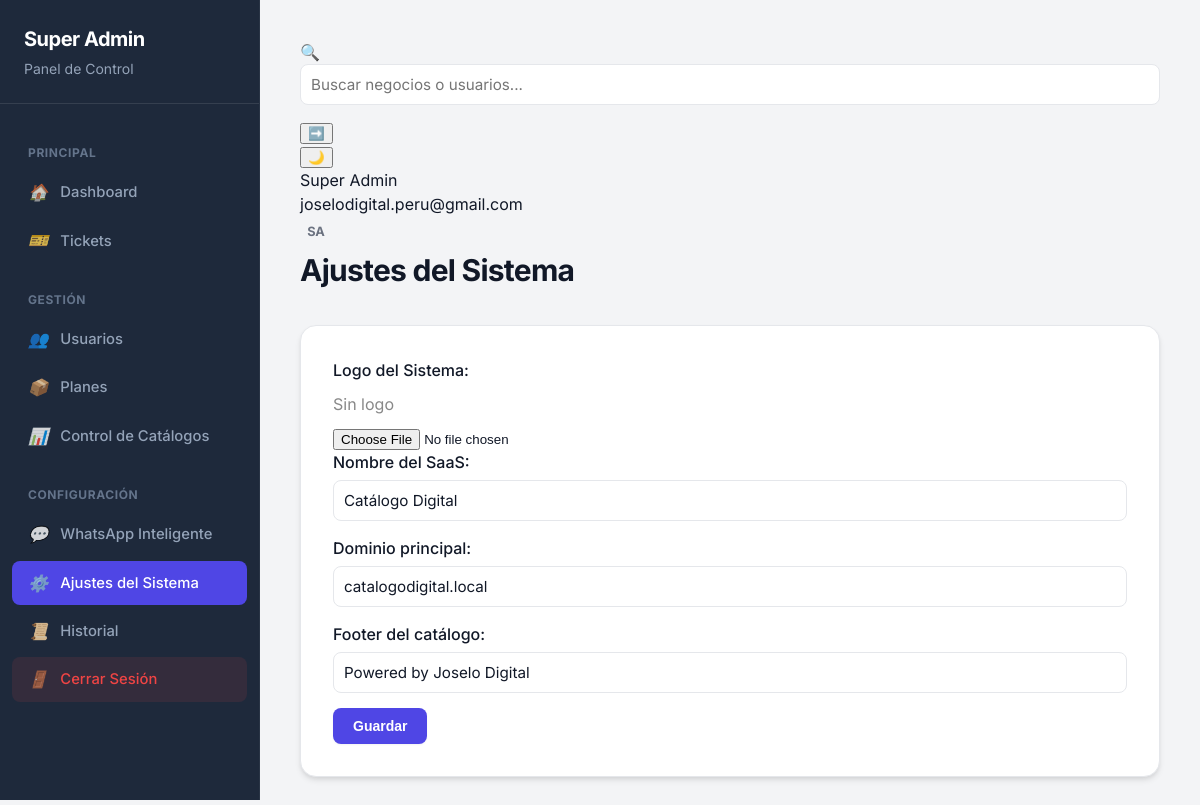
The app's page /index.php?view=system_settings (signed in) with its own data.
### tables this page shows
CREATE TABLE IF NOT EXISTS app_settings (
    id INT AUTO_INCREMENT PRIMARY KEY,
    saas_name VARCHAR(150) NOT NULL,
    main_domain VARCHAR(255) NOT NULL,
    system_logo VARCHAR(255),
    footer_text VARCHAR(255) NOT NULL,
    updated_at TIMESTAMP DEFAULT CURRENT_TIMESTAMP ON UPDATE CURRENT_TIMESTAMP
);

### views/system_settings.php (the view, shortened to what this page needs)
<?php
try {
    $stmt = $pdo->query("SELECT * FROM app_settings WHERE id = 1");
    $settings = $stmt->fetch(PDO::FETCH_ASSOC);
} catch (PDOException $e) {
    try {
        $pdo->exec("
            CREATE TABLE IF NOT EXISTS app_settings (
                id INT AUTO_INCREMENT PRIMARY KEY,
                saas_name VARCHAR(150) NOT NULL,
                main_domain VARCHAR(255) NOT NULL,
                system_logo VARCHAR(255),
                footer_text VARCHAR(255) NOT NULL,
                updated_at TIMESTAMP DEFAULT CURRENT_TIMESTAMP ON UPDATE CURRENT_TIMESTAMP
            ) ENGINE=InnoDB DEFAULT CHARSET=utf8mb4;
        ");
        $stmtIns = $pdo->prepare("
            INSERT INTO app_settings (id, saas_name, main_domain, system_logo, footer_text)
            VALUES (1, ?, ?, NULL, ?)
            ON DUPLICATE KEY UPDATE id = id
        ");
        $stmtIns->execute(['Catálogo Digital', 'catalogodigital.local', 'Powered by Joselo Digital']);
        $stmt = $pdo->query("SELECT * FROM app_settings WHERE id = 1");
        $settings = $stmt->fetch(PDO::FETCH_ASSOC);
    } catch (PDOException $e2) {
        $settings = false;
    }
}
?>
<!DOCTYPE html>
<html lang="es">
<head>
    <link rel="stylesheet" href="public/css/style.css">
</head>
<body class="admin-body">
    <?php include 'views/partials/sidebar_super.php'; ?>
    <div class="content">
        <?php include 'views/partials/topbar_super.php'; ?>
        <div style="display:flex; justify-content:space-between; align-items:center;">
            <h1>Ajustes del Sistema</h1>
        </div>
        <div class="card">
            <form action="actions/system_settings_update.php" method="POST" enctype="multipart/form-data">
                <label>Logo del Sistema:</label>
                <div class="preview">
                    <?php if(!empty($settings['system_logo'])): ?>
                        <img src="public/uploads/<?php echo htmlspecialchars($settings['system_logo']); ?>" alt="Logo">
                    <?php else: ?>
                        <span style="color:#888;">Sin logo</span>
                    <?php endif; ?>
                </div>
                <input type="file" name="system_logo" accept="image/*">
                <label>Nombre del SaaS:</label>
                <input type="text" name="saas_name" value="<?php echo htmlspecialchars($settings['saas_name']); ?>" required>
                <label>Dominio principal:</label>
                <input type="text" name="main_domain" value="<?php echo htmlspecialchars($settings['main_domain']); ?>" required>
                <label>Footer del catálogo:</label>
                <input type="text" name="footer_text" value="<?php echo htmlspecialchars($settings['footer_text']); ?>" required>
                <button type="submit" class="btn btn-blue">Guardar</button>
            </form>
        </div>
    </div>
</body>
</html>

### public/css/style.css (style rules this page uses)
:root { --primary-color: #4f46e5; --primary-hover: #4338ca; --secondary-color: #64748b; --success-color: #10b981; --danger-color: #ef4444; --warning-color: #f59e0b; --bg-body: #f3f4f6; --bg-card: #ffffff; --text-main: #111827; --text-muted: #6b7280; --border-color: #e5e7eb; --sidebar-bg: #1e293b; --sidebar-text: #94a3b8; --sidebar-active: #3b82f6; --sidebar-active-bg: rgba(59, 130, 246, 0.1); --shadow-sm: 0 1px 2px 0 rgba(0, 0, 0, 0.05); --shadow-md: 0 4px 6px -1px rgba(0, 0, 0, 0.1), 0 2px 4px -1px rgba(0, 0, 0, 0.06); --shadow-lg: 0 10px 15px -3px rgba(0, 0, 0, 0.1), 0 4px 6px -2px rgba(0, 0, 0, 0.05); }
* { box-sizing: border-box; }
body { font-family: 'Inter', sans-serif; margin: 0; padding: 0; background-color: var(--bg-body); color: var(--text-main); line-height: 1.5; -webkit-font-smoothing: antialiased; }
.admin-body { display: flex; min-height: 100vh; }
.content { flex: 1; padding: 40px; overflow-y: auto; max-width: 1600px; margin: 0 auto; }
h1 { margin-top: 0; color: var(--text-main); font-size: 1.875rem; font-weight: 700; margin-bottom: 32px; letter-spacing: -0.025em; }
.card { background: var(--bg-card); padding: 32px; border-radius: 16px; box-shadow: var(--shadow-md); margin-bottom: 32px; border: 1px solid var(--border-color); }
.btn { display: inline-flex; align-items: center; justify-content: center; padding: 10px 20px; border-radius: 8px; text-decoration: none; color: white; font-size: 0.875rem; cursor: pointer; border: none; transition: all 0.2s; font-weight: 600; box-shadow: var(--shadow-sm); gap: 8px; }
.btn-blue { background-color: var(--primary-color); }
input[type="text"], input[type="email"], input[type="password"], input[type="number"], input[type="url"], input[type="date"], select, textarea { background-color: var(--bg-card); color: var(--text-main); border: 1px solid var(--border-color); border-radius: 8px; padding: 10px; font-family: inherit; font-size: 0.95rem; transition: border-color 0.2s, box-shadow 0.2s; width: 100%; margin-bottom: 15px; }
label { display: block; margin-bottom: 6px; font-weight: 500; color: var(--text-main); }

### views/system_settings.php (style rules this page uses)
.preview { display:flex; align-items:center; gap:12px; margin:10px 0; }

### records on screen
app_settings: saas_name "Catálogo Digital", main_domain "catalogodigital.local", footer_text "Powered by Joselo Digital"

### other values on screen
$_SESSION['email'] "joselodigital.peru@gmail.com"
